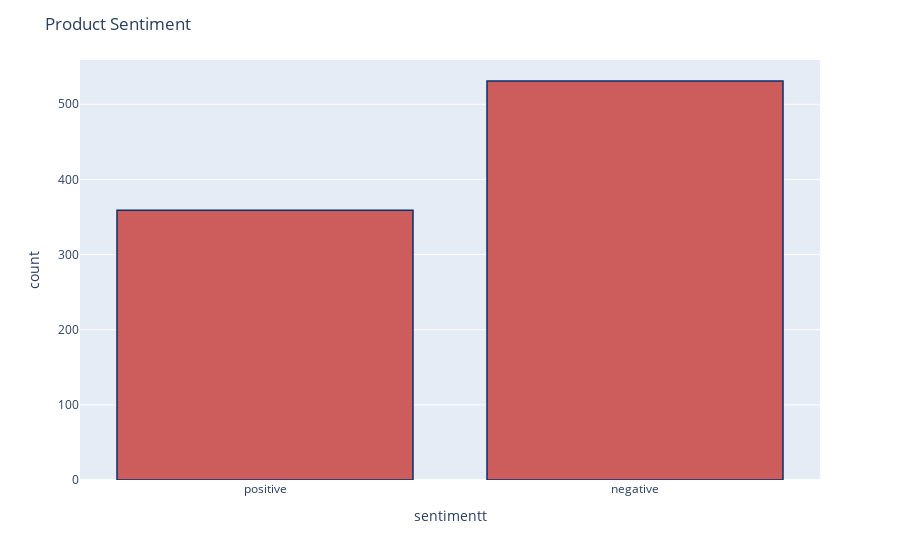

Notebook code for this chart:
### Code cell
df_en['sentimentt'] = df_en['sentiment'].replace({-1 : 'negative'})
df_en['sentimentt'] = df_en['sentimentt'].replace({1 : 'positive'})
fig = px.histogram(df_en, x="sentimentt")
fig.update_traces(marker_color="indianred",marker_line_color='rgb(8,48,107)',
                  marker_line_width=1.5)
fig.update_layout(title_text='Product Sentiment')
fig.show()

### Figure 1 — Plotly figure (JSON) as saved in the notebook; plotly's stock layout.template omitted (floating-point values rounded to 4 significant figures; data arrays with more than 128 entries replaced by an {"elided": "..."} marker saying what was removed)
{"data": [{"alignmentgroup": "True", "bingroup": "x", "hovertemplate": "sentimentt=%{x}<br>count=%{y}<extra></extra>", "legendgroup": "", "marker": {"color": "indianred", "line": {"color": "rgb(8,48,107)", "width": 1.5}}, "name": "", "offsetgroup": "", "orientation": "v", "showlegend": false, "type": "histogram", "x": {"elided": "890 str values"}, "xaxis": "x", "yaxis": "y"}], "layout": {"barmode": "relative", "legend": {"tracegroupgap": 0}, "margin": {"t": 60}, "title": {"text": "Product Sentiment"}, "xaxis": {"anchor": "y", "domain": [0, 1], "title": {"text": "sentimentt"}}, "yaxis": {"anchor": "x", "domain": [0, 1], "title": {"text": "count"}}}}
